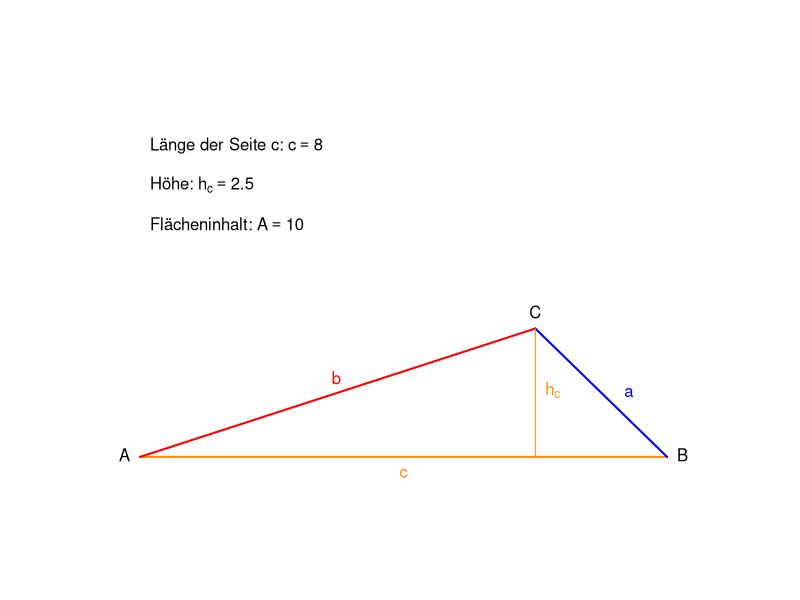
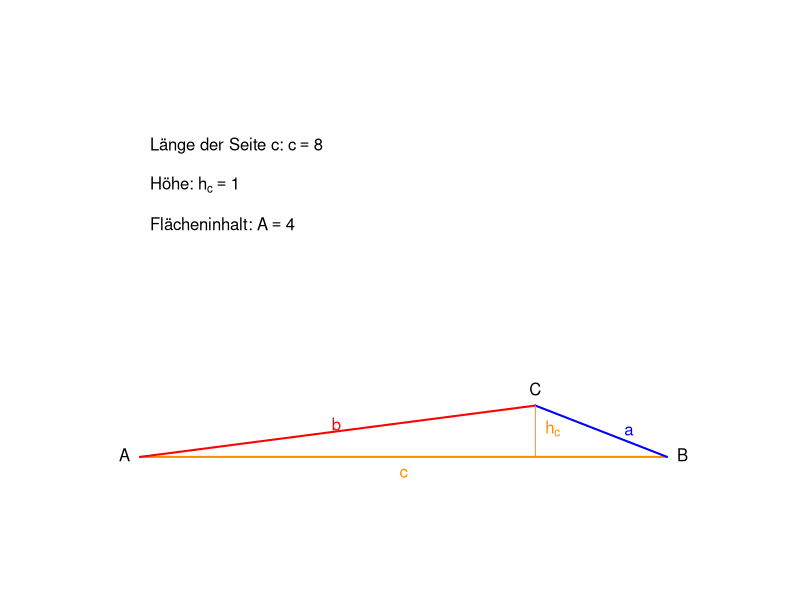
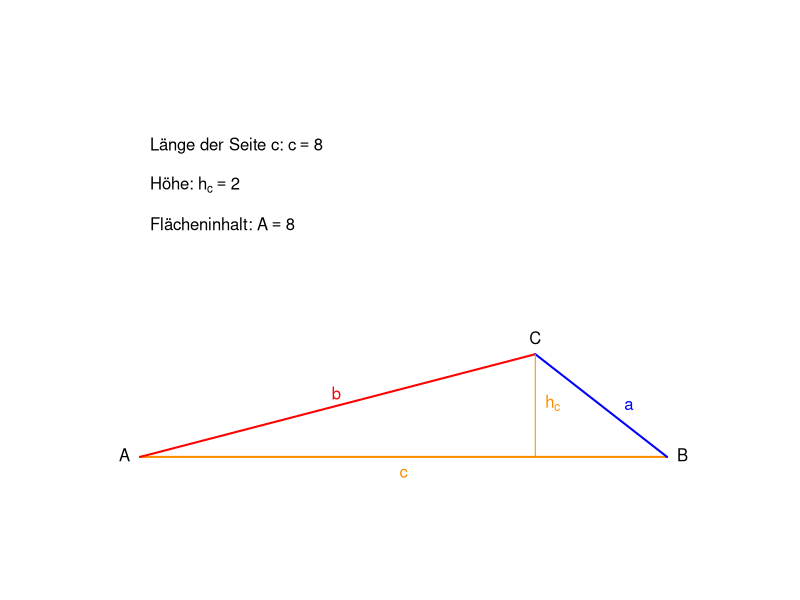
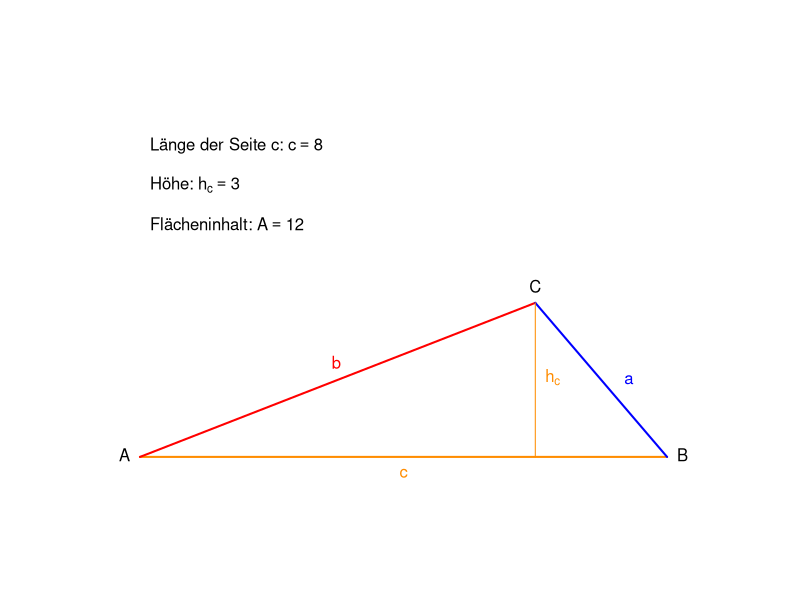
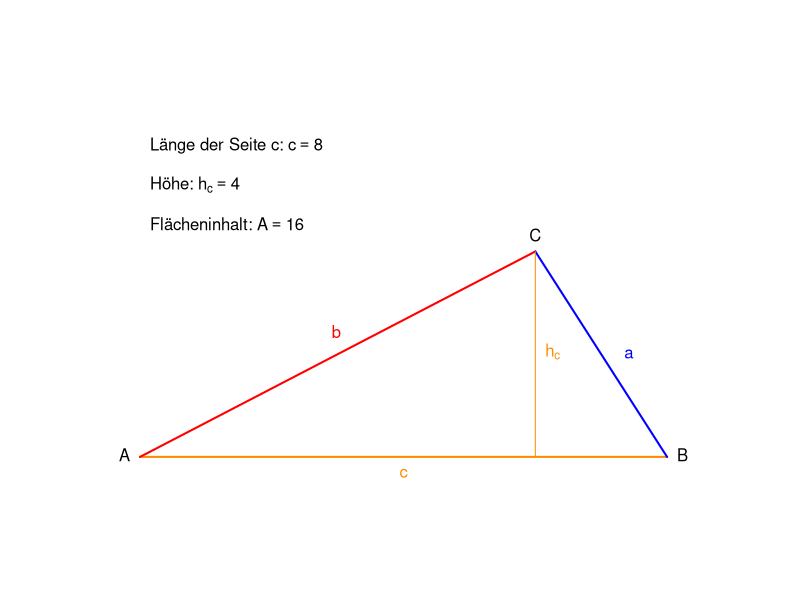
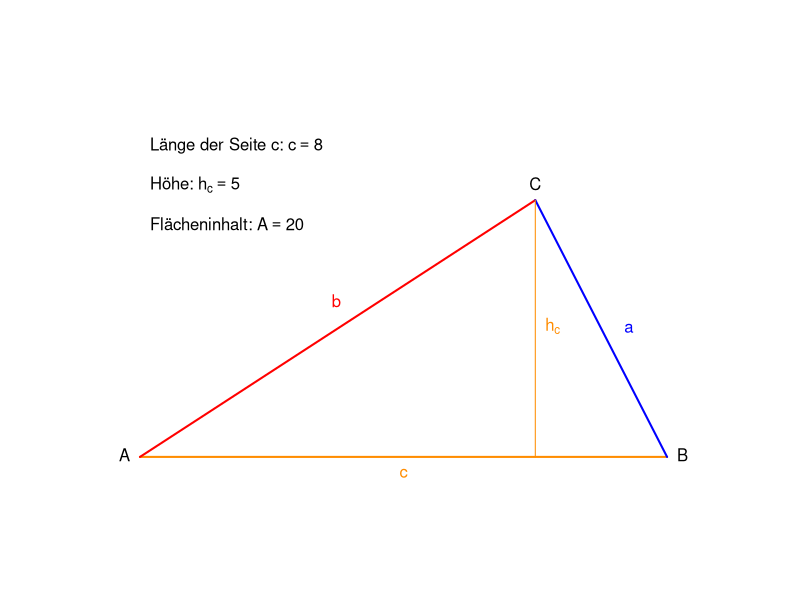
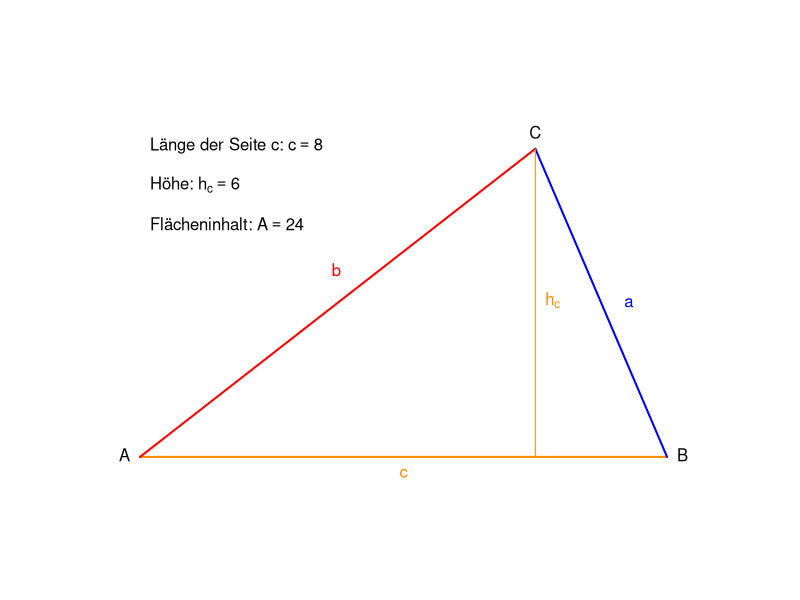
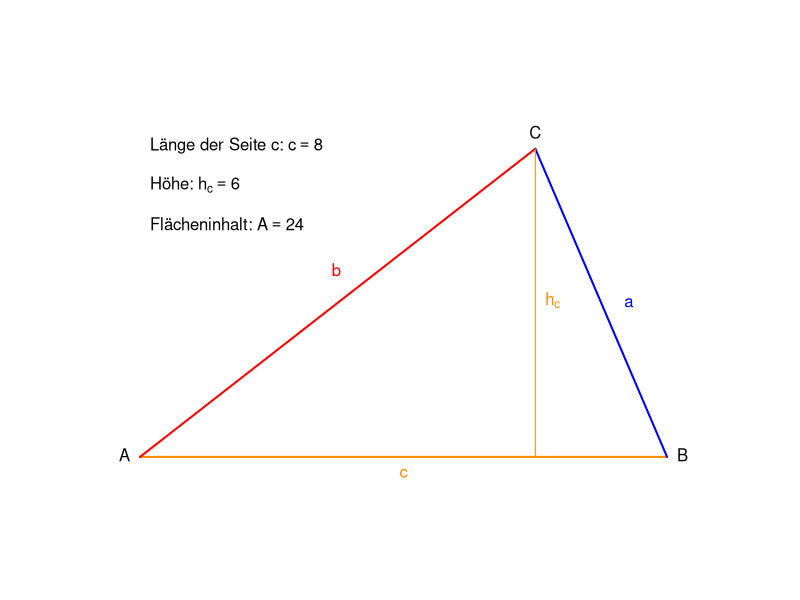

The R source for these figures, in order:
## ---- chunk 1
knitr::opts_chunk$set(echo = TRUE)
library(knitr)
library(xtable)
## ---- chunk 2
B <- c(8,0); C <- c(6,2.5)
meinDreieck<-function(A=c(0,0), B=B, C=C, Cy_max=6){
plot(x = c(A[1],B[1]),y = c(A[2],B[2]),type="l",xlim=c(-0.5,B[1]+1),ylim=c(-0.5,Cy_max + 1), axes=F,col="darkorange",lwd=2,xlab = "",ylab="")
lines(x = c(A[1],C[1]),y = c(A[2],C[2]), col="red", lwd=2)
lines(x = c(B[1],C[1]),y = c(B[2],C[2]), col="blue", lwd=2)
lines(x=c(6,6), y=c(0,C[2]), col="darkorange", lwd=1)
text(A[1], A[2], labels = "A", pos = 2)
text(B[1], B[2], labels = "B", pos = 4)
text(C[1], C[2], labels = "C", pos = 3)
text(x=7.2, y= C[2]*0.5, labels = "a", col = "blue", pos = 4)
text(x=3.2, y= C[2]*0.6, labels = "b", col = "red",pos = 2)
text(x=4, y=0, labels = "c", col="darkorange", pos = 1)
text(x= 6 , y=C[2]/2 , labels = expression(h[c]), col="darkorange", pos = 4)
fl <- round(0.5*(B[1]-A[1])*C[2],2)
text(x = 0, y = Cy_max,      labels = bquote("Länge der Seite c:"~c==.(round(B[1],2))), pos=4)
text(x = 0, y = Cy_max-0.75,      labels = bquote("Höhe:"~h[c]==.(round(C[2],2))), pos=4)
text(x = 0, y = Cy_max-1.5, labels = bquote("Flächeninhalt:"~A==.(fl)),pos=4)
}
meinDreieck(B = c(8,0), C = c(6,2.5))
## ---- chunk 3

## ---- chunk 4
xxd <- c(1,2,3,4,5,6)
xxd <- c(xxd,rev(xxd))
for(i in 1:length(xxd)){
  meinDreieck(B = c(8,0), C = c(6,xxd[i]))
}
